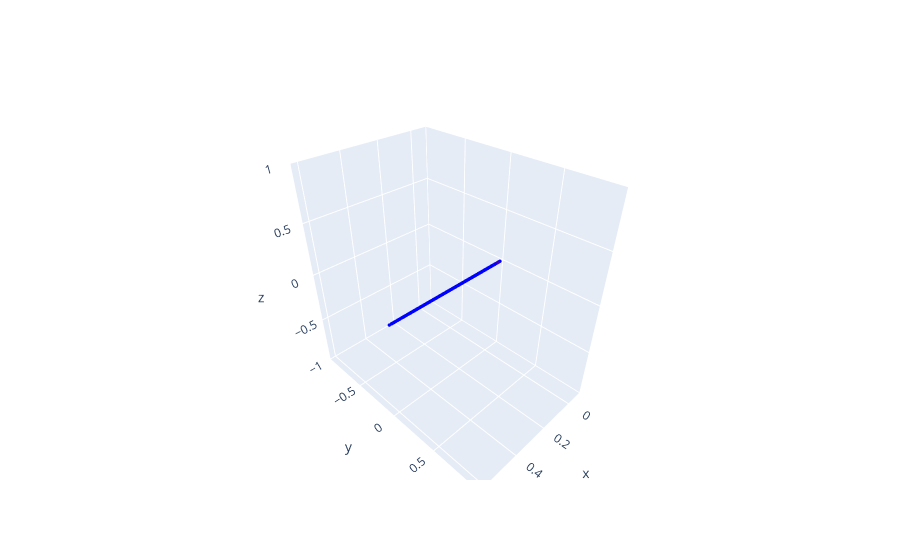

The notebook cell saved with this chart:
### Code cell
# Unpack the coordinates
x, y, z = zip(*data)

# Create the 3D scatter plot
fig = go.Figure(
    data=[
        go.Scatter3d(
            x=x,
            y=y,
            z=z,
            mode="markers",
            marker=dict(size=2, color=labels, colorscale="Bluered"),
        )
    ]
)
fig.show()

### Figure 1 — Plotly figure (JSON) as saved in the notebook; plotly's stock layout.template omitted (floating-point values rounded to 4 significant figures; data arrays with more than 128 entries replaced by an {"elided": "..."} marker saying what was removed)
{"data": [{"marker": {"color": {"elided": "3000 int values"}, "colorscale": [[0, "rgb(0,0,255)"], [1, "rgb(255,0,0)"]], "size": 2}, "mode": "markers", "type": "scatter3d", "x": {"elided": "3000 float values"}, "y": {"elided": "3000 int values"}, "z": {"elided": "3000 int values"}}], "layout": {}}
